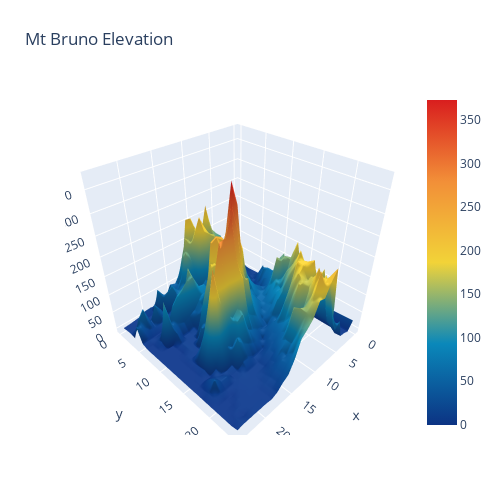

Notebook cell for this chart:
### Code cell
import plotly.graph_objects as go

import pandas as pd

# Read data from a csv
z_data = pd.read_csv('data/test.csv')
display(z_data.values)
fig = go.Figure(data=[go.Surface(z=z_data.values, colorscale='portland')])

fig.update_layout(title=dict(text='Mt Bruno Elevation'), autosize=False,
                  width=500, height=500,
                  margin=dict(l=65, r=50, b=65, t=90))

fig.show()

### Figure 1 — Plotly figure (JSON) as saved in the notebook; plotly's stock layout.template omitted (floating-point values rounded to 4 significant figures; data arrays with more than 128 entries replaced by an {"elided": "..."} marker saying what was removed)
{"data": [{"colorscale": [[0, "rgb(12,51,131)"], [0.25, "rgb(10,136,186)"], [0.5, "rgb(242,211,56)"], [0.75, "rgb(242,143,56)"], [1, "rgb(217,30,30)"]], "type": "surface", "z": {"elided": "25x25 float values"}}], "layout": {"autosize": false, "height": 500, "margin": {"b": 65, "l": 65, "r": 50, "t": 90}, "title": {"text": "Mt Bruno Elevation"}, "width": 500}}
